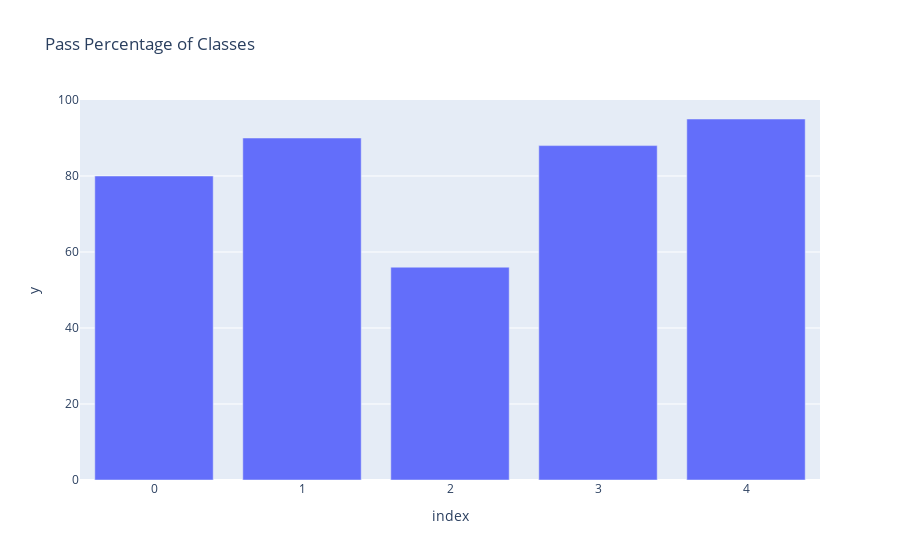

The cell this chart's notebook holds for it:
### Code cell
fig = px.bar(grade_array, y=score_array, title='Pass Percentage of Classes')
fig.show()

### Figure 1 — Plotly figure (JSON) as saved in the notebook; plotly's stock layout.template omitted (floating-point values rounded to 4 significant figures)
{"data": [{"hovertemplate": "index=%{x}<br>y=%{y}<extra></extra>", "legendgroup": "", "marker": {"color": "#636efa", "pattern": {"shape": ""}}, "name": "", "orientation": "v", "showlegend": false, "textposition": "auto", "type": "bar", "x": [0, 1, 2, 3, 4], "xaxis": "x", "y": [80, 90, 56, 88, 95], "yaxis": "y"}], "layout": {"barmode": "relative", "legend": {"tracegroupgap": 0}, "title": {"text": "Pass Percentage of Classes"}, "xaxis": {"anchor": "y", "domain": [0, 1], "title": {"text": "index"}}, "yaxis": {"anchor": "x", "domain": [0, 1], "title": {"text": "y"}}}}
